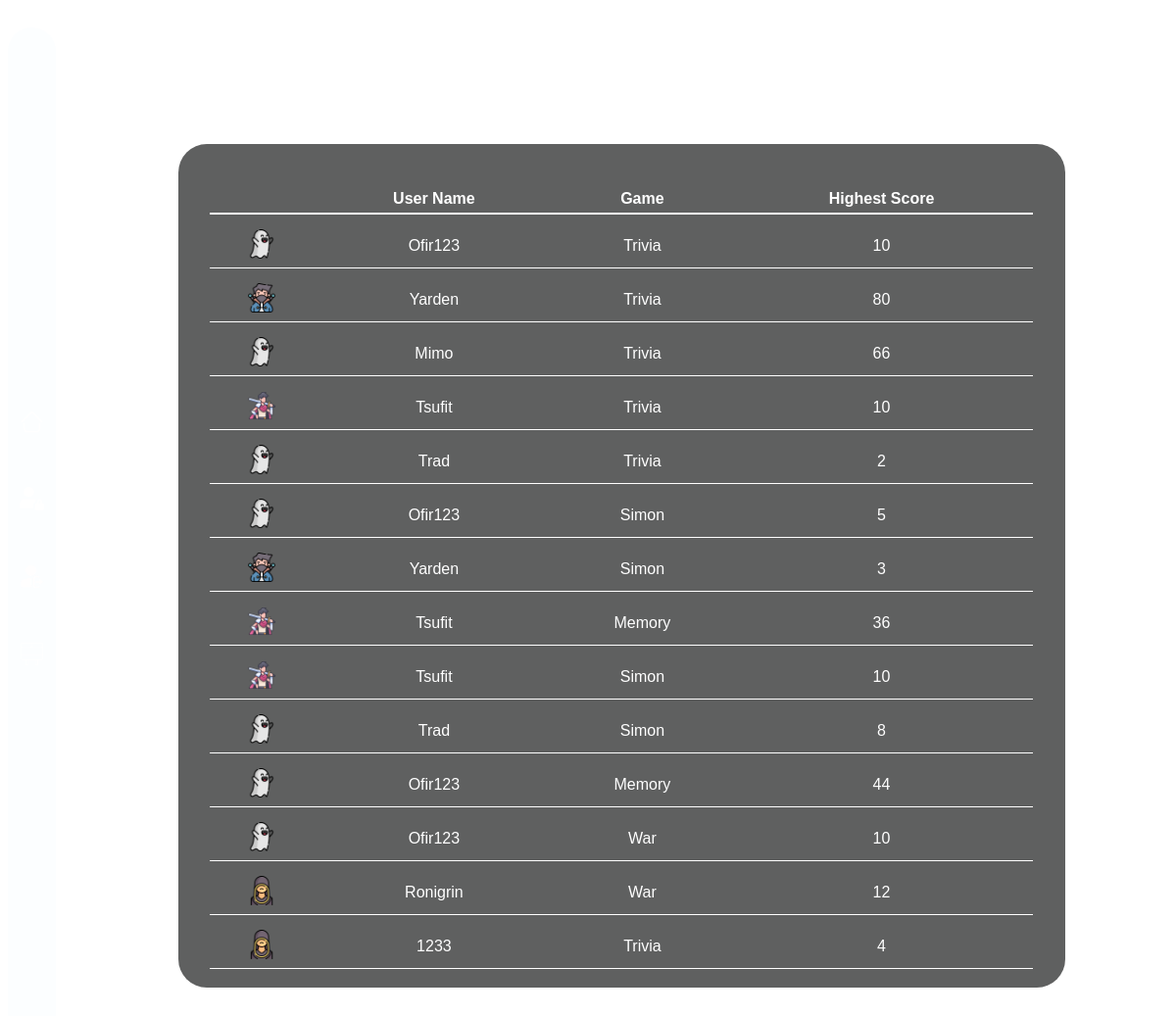
The page /score on the database as committed earlier.
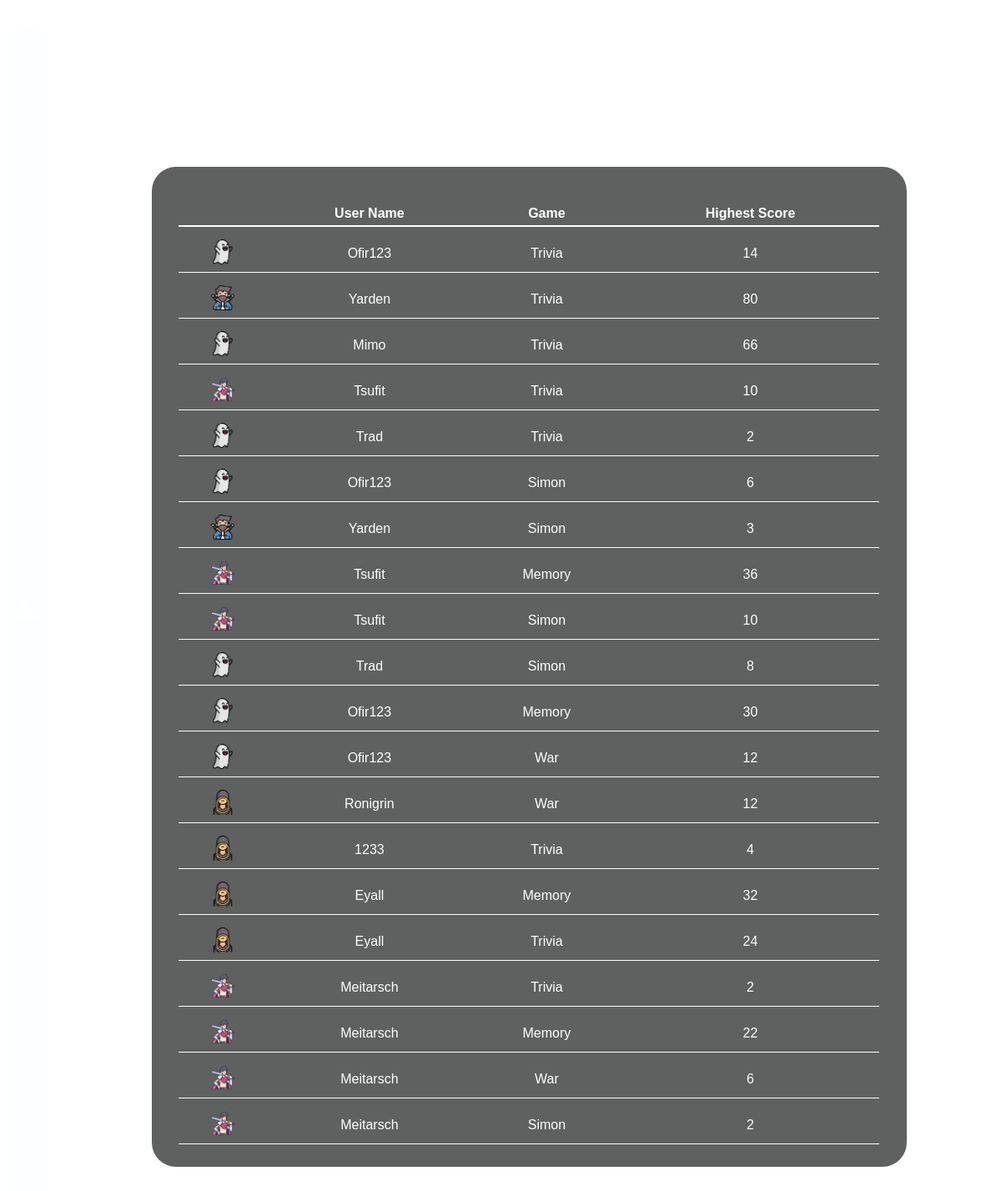
The same page on the database as committed later.
### tables this page shows
CREATE TABLE "games_scores" (
	"username"	TEXT,
	"profileimg"	TEXT,
	"game"	TEXT,
	"highest_score"	INTEGER
);

### app.py (the view)
@app.route('/score', methods = ['POST','GET'])
def score():
    scores = get_users_scores()
    return render_template('score.html', scores=scores)

### db.py (called while the page is built)
def query(sql:str="", db_name="users.db"):
    with sqlite3.connect(db_name) as conn:
        cur = conn.cursor()
        rows = cur.execute(sql)
        return list(rows)

def get_users_scores():
    existing_scores=query(sql=f"SELECT * FROM games_scores",db_name="games.db")
    columns = [column[1] for column in query(sql = "PRAGMA table_info(games_scores)",db_name="games.db")]
    scores_list = []
    for row in existing_scores:
        score_dict = dict(zip(columns, row))
        scores_list.append(score_dict)
    return scores_list

### templates/score.html
{% extends "base.html" %}
{% block score %}
<h3>Score Board</h3>
<div class="scoreboardbig">
        <table class="player-table" >
            <thead>
                <tr>
                    <th></th>
                    <th>User Name</th>
                    <th>Game</th>
                    <th>Highest Score</th>
                </tr>
            </thead>
            <tbody>
                {% for score in scores %}
                <tr class="player-row">
                    <td><img class="playerimg" src="/static/images/profileimg/{{ score.profileimg }}.png" alt=""></td>
                    <td>{{ score.username.title()}}</td>
                    <td>{{ score.game.title() }}</td>
                    <td>{{ score.highest_score }}</td>
                </tr>
                {% endfor %}
            </tbody>
        </table>
    </div>
{% endblock %}

### templates/base.html (shortened to what this page needs)
<!DOCTYPE html>
<html lang="en">
<head>
    <link rel="stylesheet" href="/static/style.css">
</head>
<body>
    <div class="container">
        <div class="navbarmain">
            <a href="/"><img class="mainlogo" src="/static/images/icons/home.png"></a>
            <a href="/login"><img class="mainlogo" src="/static/images/icons/login.png" ></a>
            <a href="/logout"><img class="mainlogo" src="/static/images/icons/logout.png"></a>
            <a href="/score"><img class="mainlogo" src="/static/images/icons/board.png"></a>
        </div>
        <div class="board">
            {% block score %}
            {% endblock %}
        </div>
    </div>
</body>
</html>

### static/style.css (style rules this page uses)
body { background-image: url('https://cdn.wallpapersafari.com/59/66/78ykIA.jpg'); background-size: cover; font-family: Arial, sans-serif; color:white; }
.container { display: flex; justify-content: center; align-items: center; gap: 20px; }
.board { display: flex; flex-direction: column; padding: 20px; justify-content: center; align-items: center; gap:30px; height:92vh; width: 90vw; }
.navbarmain { display: flex; flex-direction: column; justify-content: center; gap: 50px; background-color: rgba(240, 248, 255, 0.2); border-radius: 30px; height: 90vh; padding: 1%; }
h3 { margin:0; }
.mainlogo { height: 25px; width: 25px; }
.playerimg { width: 30px; height: 30px; }
.scoreboardbig { color: white; background-color: rgba(60, 61, 61, 0.82); border: 1px solid white; border-radius: 30px; padding: 3%; width: 70vw; max-height: 70vh; overflow-y: scroll; }
.player-table { width: 100%; border-collapse: separate; border-spacing: 0 10px; }
.player-table th, .player-table td { padding: 5px; text-align: center; }
.player-table th, .scoreboardbig th { border-bottom: 2px solid white; text-align: center; }
.player-table td, .scoreboardbig td { border-bottom: 1px solid white; text-align: center; }

Rows that differ between the two databases and show on the page:
changed games_scores (number 1 of 20 on the later page): highest_score "10" → "14"
changed games_scores (number 6 of 20 on the later page): highest_score "5" → "6"
changed games_scores (number 11 of 20 on the later page): highest_score "44" → "30"
changed games_scores (number 12 of 20 on the later page): highest_score "10" → "12"
added games_scores: profileimg (picture), username "Eyall", game "Memory", highest_score "32"
added games_scores: profileimg (picture), username "Eyall", game "Trivia", highest_score "24"
added games_scores: profileimg (picture), username "Meitarsch", game "Trivia", highest_score "2"
added games_scores: profileimg (picture), username "Meitarsch", game "Memory", highest_score "22"
added games_scores: profileimg (picture), username "Meitarsch", game "War", highest_score "6"
added games_scores: profileimg (picture), username "Meitarsch", game "Simon", highest_score "2"
